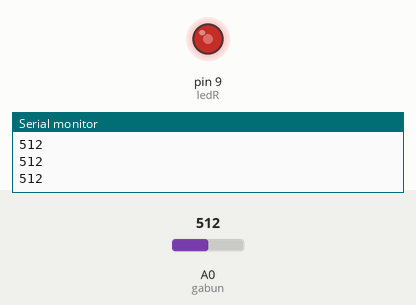
Bench run of a sketch on a simulated Arduino Uno, built with avr-gcc and run on an emulated ATmega328P. Shown: output pins drawn as LEDs (lit = HIGH), the last lines printed to the serial monitor. The test bench sets the inputs (shaded band); at power-on: A0 (gabun) = 512.

Above: at 1.3 s.
1.4 s: A0 (gabun) set to 716
At 2.2 s:
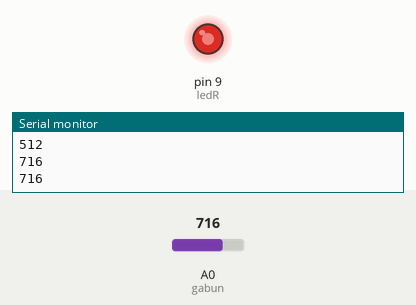
3.0 s: A0 (gabun) set to 900
At 3.4 s:
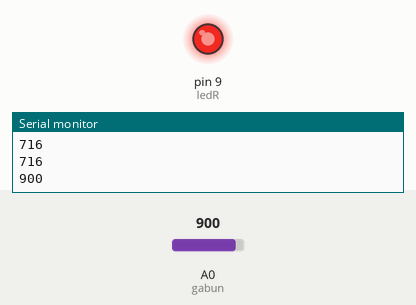
4.5 s: A0 (gabun) set to 122
At 5.7 s:
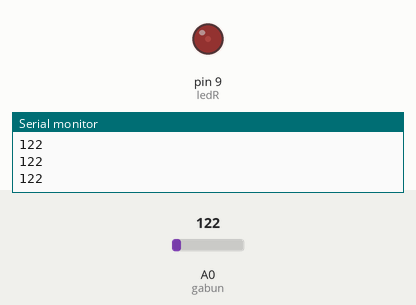
6.0 s: A0 (gabun) set to 0
At 6.9 s:
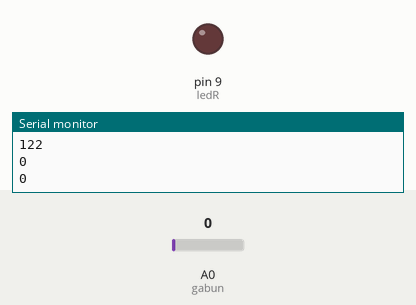
7.5 s: A0 (gabun) set to 511
At 8.1 s:
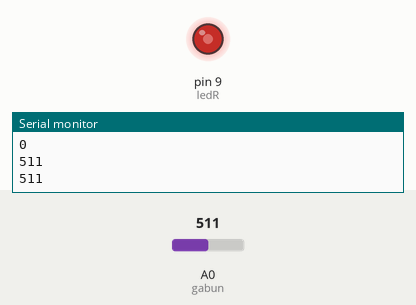
Timing chart, 0 to 10.0 s (numbered marks = the images above; inputs shaded):
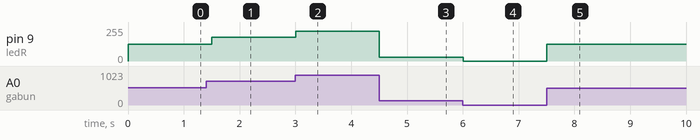

The sketch:

5_gabun.ino
```cpp
// 시리얼 모니터에 가변저항값을 출력해보세요
// A0 아날로그 인 -> 초기화 안해줘도 됨, 해도 됨
#define gabun  A0
int ledR = 9;

void setup() {
  pinMode(gabun, INPUT);
  pinMode(ledR, OUTPUT);

  //시리얼 모니터 초기화
  Serial.begin(9600);
}

void loop() {
  int val = analogRead(gabun);


  Serial.println(val);
  // 서로 다른 범위의 값을 매칭시켜준다
  int value = map(val, 0, 1023, 0, 255);
  analogWrite(ledR, value);

  delay(500);
}
```

Measured:
- after the input at 1.4 s, pin 9 (ledR): 127/255 → 178/255 after 0.10 s
- after the input at 3.0 s, pin 9 (ledR): 178/255 → 224/255 at once
- after the input at 4.5 s, pin 9 (ledR): 224/255 → 30/255 at once
- after the input at 6.0 s, pin 9 (ledR): 30/255 → 0/255 at once
- after the input at 7.5 s, pin 9 (ledR): 0/255 → 127/255 at once
